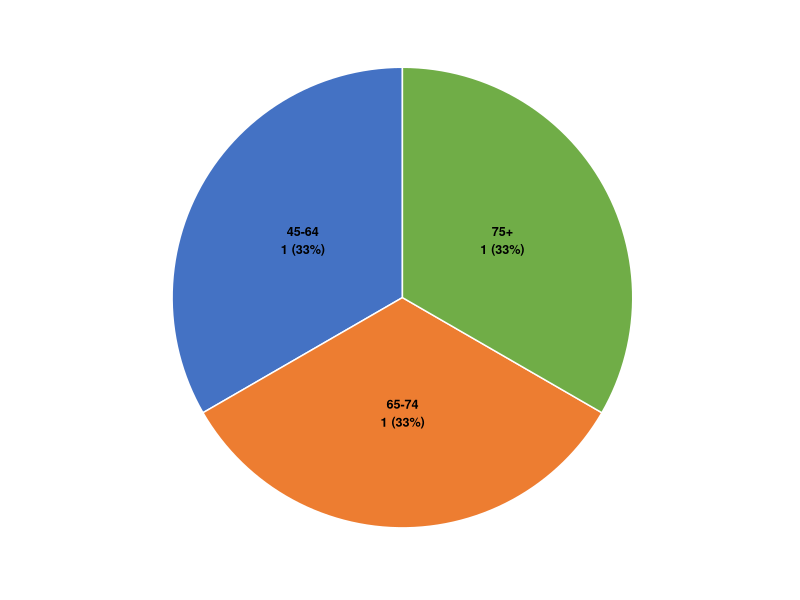
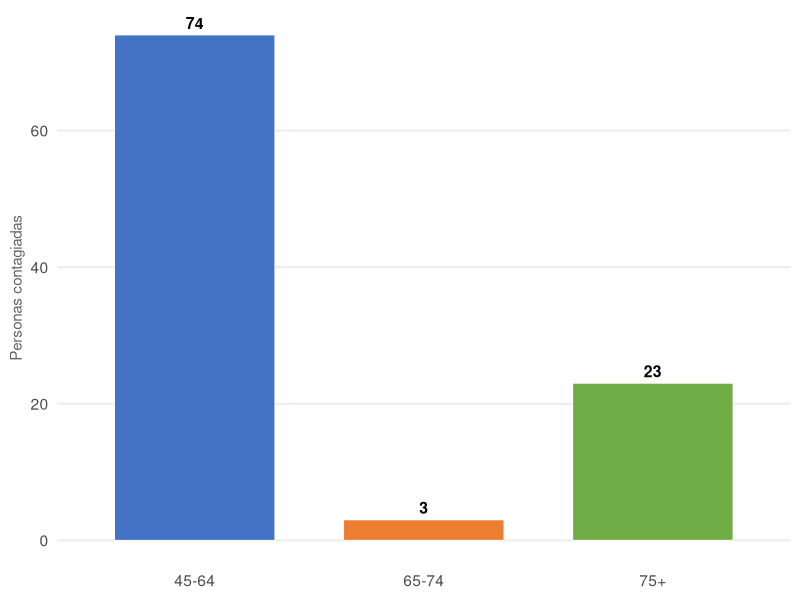
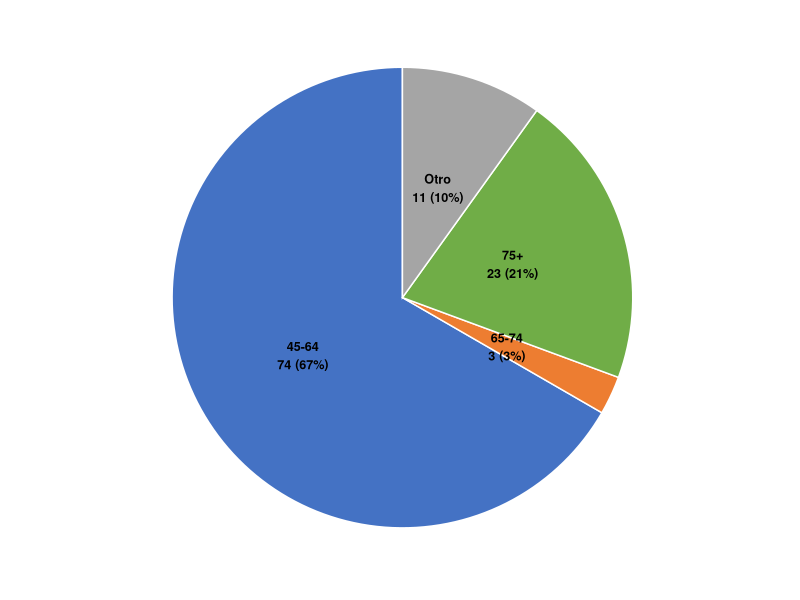
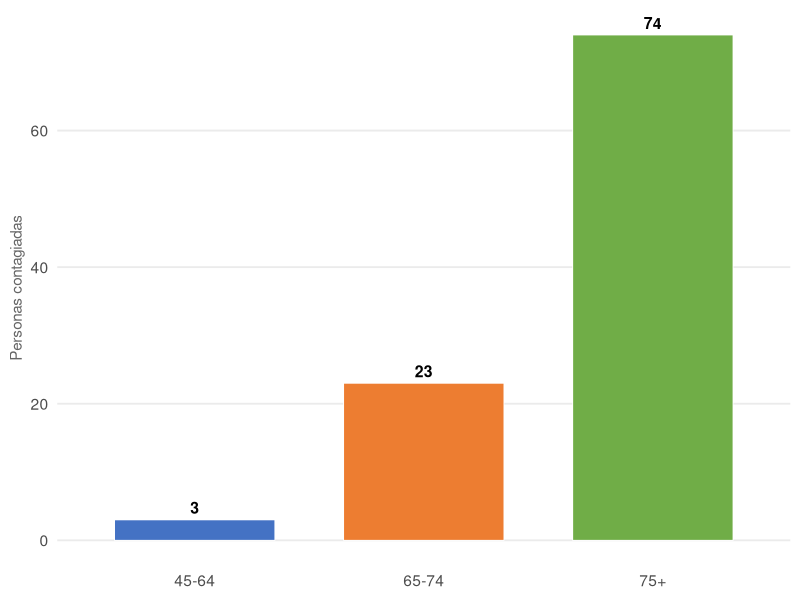

Write R code to recreate these figures, in order. (Note: this script raises an error after producing the figures.)
## ---- chunk 1
library(ggplot2)
library(testthat)

# ---- Semilla por versión ----
seed_global <- as.integer(Sys.time()) %% 100000 + sample(1:99999, 1)
set.seed(seed_global)

# ---- Rangos de edad fijos (las categorias de la tabla) ----
categorias_tabla <- c("45-64", "65-74", "75+")

# ---- Generar frecuencias dinamicas con proporciones claramente diferenciadas ----
# Restricciones: freq_dom > freq_int > freq_peq >= 2, suma = total_personas

total_personas <- sample(seq(80, 120, by = 4), 1)
freq_peq <- sample(2:6, 1)
freq_int <- round(total_personas * runif(1, 0.18, 0.30))
freq_dom <- total_personas - freq_peq - freq_int

intentos <- 0
while ((freq_dom <= freq_int || freq_int <= freq_peq || freq_peq < 2) && intentos < 100) {
  total_personas <- total_personas + sample(c(0, 4, 8), 1)
  freq_peq <- sample(2:5, 1)
  freq_int <- round(total_personas * runif(1, 0.18, 0.28))
  freq_dom <- total_personas - freq_peq - freq_int
  intentos <- intentos + 1
}
stopifnot(freq_dom > freq_int, freq_int > freq_peq, freq_peq >= 2,
          freq_dom + freq_peq + freq_int == total_personas)

frecuencias <- c(freq_dom, freq_peq, freq_int)
names(frecuencias) <- categorias_tabla

# Tabla de frecuencias para mostrar en el enunciado
tabla_datos <- data.frame(
  `Rango de edad` = categorias_tabla,
  `Personas contagiadas` = frecuencias,
  check.names = FALSE,
  stringsAsFactors = FALSE
)

# ---- Paleta de colores ICFES (sobria) ----
colores_opciones <- c(
  "45-64" = "#4472C4",
  "65-74" = "#ED7D31",
  "75+"   = "#70AD47"
)
color_extra <- "#A5A5A5"

# ---- Tema minimalista ICFES para tortas ----
tema_torta <- theme_minimal(base_size = 14) +
  theme(
    plot.title = element_blank(),
    panel.grid = element_blank(),
    axis.title = element_blank(),
    axis.text = element_blank(),
    axis.ticks = element_blank(),
    panel.border = element_blank(),
    plot.background = element_rect(fill = "white", color = NA),
    panel.background = element_rect(fill = "white", color = NA),
    legend.position = "none"
  )

# ---- Tema minimalista ICFES para barras ----
tema_barras <- theme_minimal(base_size = 14) +
  theme(
    plot.title = element_blank(),
    panel.grid.major.x = element_blank(),
    panel.grid.minor = element_blank(),
    axis.title.x = element_blank(),
    plot.background = element_rect(fill = "white", color = NA),
    panel.background = element_rect(fill = "white", color = NA),
    legend.position = "none"
  )

# ---- Función: generar torta con N categorias ----
generar_torta <- function(cats, vals, colores_vector, archivo) {
  n <- length(cats)
  props <- vals / sum(vals)
  datos <- data.frame(
    Categoria = factor(cats, levels = cats),
    Prop = props,
    Label = paste0(cats, "\n", vals, " (", round(props * 100), "%)"),
    stringsAsFactors = FALSE
  )

  p <- ggplot(datos, aes(x = "", y = Prop, fill = Categoria)) +
    geom_bar(stat = "identity", width = 1, color = "white", linewidth = 0.5) +
    coord_polar("y", start = 0) +
    scale_fill_manual(values = colores_vector) +
    geom_text(aes(label = Label),
              position = position_stack(vjust = 0.5),
              size = 3.2, fontface = "bold") +
    tema_torta

  ggsave(archivo, plot = p, width = 5, height = 5, dpi = 200, bg = "white")
  invisible(p)
}

# ---- Función: generar barras con etiquetas de valor sobre cada barra ----
generar_barras <- function(cats, vals, colores_vector, archivo) {
  datos <- data.frame(
    Categoria = factor(cats, levels = cats),
    Frecuencia = vals,
    stringsAsFactors = FALSE
  )

  p <- ggplot(datos, aes(x = Categoria, y = Frecuencia, fill = Categoria)) +
    geom_bar(stat = "identity", color = "white", linewidth = 0.3, width = 0.7) +
    scale_fill_manual(values = colores_vector) +
    geom_text(aes(label = Frecuencia), vjust = -0.5, size = 4, fontface = "bold") +
    tema_barras +
    labs(y = "Personas contagiadas") +
    theme(axis.title.y = element_text(size = 11, color = "gray40"))

  ggsave(archivo, plot = p, width = 5, height = 5, dpi = 200, bg = "white")
  invisible(p)
}

# ============================================================
#  V2: Opción CORRECTA = gráfico DE BARRAS (diagrama de barras)
#  Mezcla: 2 barras + 2 tortas para evitar patrones de formato
# ============================================================

# ---- Frecuencias permutadas para el distractor de barras ----
# Las categorias son correctas pero los valores estan asignados a categorias equivocadas
# Garantizar que la permutacion NO coincida con el orden original
freq_perm <- frecuencias
while (TRUE) {
  freq_perm <- sample(frecuencias)
  # Verificar que al menos un valor cambio de posición
  if (!all(freq_perm == frecuencias)) break
}

# ---- Opción CORRECTA: barras con categorias y frecuencias exactas ----
cats_correcta <- categorias_tabla
vals_correcta <- as.numeric(frecuencias)
cols_correcta <- colores_opciones

# ---- Distractor 1 (torta): categoria extra "Otro" ----
freq_extra <- sample(3:15, 1)
cats_D1 <- c(categorias_tabla, "Otro")
vals_D1 <- c(as.numeric(frecuencias), freq_extra)
cols_D1 <- c(colores_opciones, "Otro" = color_extra)

# ---- Distractor 2 (torta): áreas iguales (proporciones ignoradas) ----
cats_D2 <- categorias_tabla
vals_D2 <- c(1, 1, 1)
cols_D2 <- colores_opciones

# ---- Distractor 3 (barras): categorias correctas, valores permutados ----
cats_D3 <- categorias_tabla
vals_D3 <- as.numeric(freq_perm)
cols_D3 <- colores_opciones

# ---- Pool de opciones ANTES de mezclar ----
opciones_pre_mezcla <- list(
  correcta = list(
    tipo     = "correcto",
    cats     = cats_correcta,
    vals     = vals_correcta,
    cols     = cols_correcta,
    formato  = "barras",
    archivo  = "diagrama_correcta.png",
    error_codigo  = "NINGUNO",
    error_nombre  = "Representación correcta",
    descripcion_corta = paste0(
      "La gráfica de barras muestra exactamente las tres categorias de edad ",
      "de la tabla (45-64, 65-74 y 75+) con alturas proporcionales a las ",
      "frecuencias registradas: ", freq_dom, ", ", freq_peq, " y ", freq_int,
      " personas contagiadas respectivamente."
    ),
    descripcion_larga = "",
    causa_raiz  = ""
  ),
  error_torta_cat_extra = list(
    tipo     = "error",
    cats     = cats_D1,
    vals     = vals_D1,
    cols     = cols_D1,
    formato  = "torta",
    archivo  = "diagrama_error1.png",
    error_codigo  = "GRAF-TOR-01",
    error_nombre  = "Inclusion de categoria espuria",
    descripcion_corta = paste0(
      "La gráfica circular incluye la categoria 'Otro' que no aparece ",
      "en la tabla de datos original."
    ),
    descripcion_larga = paste0(
      "El estudiante acepta una gráfica circular que contiene un sector adicional ",
      "etiquetado como 'Otro'. La tabla declara exactamente tres rangos de edad ",
      "cuya suma ya completa el total de ", total_personas, " personas contagiadas; ",
      "por tanto, no existe ni puede existir una categoria residual. Incluir 'Otro' ",
      "implica suponer datos que no fueron registrados y distorsiona las áreas ",
      "de los demas sectores, alterando la interpretación de la distribución real."
    ),
    causa_raiz = paste0(
      "El estudiante no verifica que todas las categorias del gráfico correspondan ",
      "exactamente a las de la tabla. La presencia del sector 'Otro' introduce una ",
      "categoria inexistente que distorsiona la distribución real."
    )
  ),
  error_torta_areas_iguales = list(
    tipo     = "error",
    cats     = cats_D2,
    vals     = vals_D2,
    cols     = cols_D2,
    formato  = "torta",
    archivo  = "diagrama_error2.png",
    error_codigo  = "GRAF-TOR-02",
    error_nombre  = "Proporciones ignoradas (áreas iguales)",
    descripcion_corta = paste0(
      "La gráfica circular muestra tres sectores de áreas aproximadamente iguales, ",
      "ignorando por completo las frecuencias reales de la tabla."
    ),
    descripcion_larga = paste0(
      "El estudiante se conforma con verificar que las etiquetas de las categorias ",
      "coinciden con las de la tabla, pero omite la verificación crucial: las áreas ",
      "de los sectores deben ser proporcionales a las frecuencias. En este caso, ",
      "los tres sectores tienen el mismo tamano (~33% cada uno), lo cual contradice ",
      "los valores de la tabla donde 45-64 concentra aproximadamente el ",
      round(100 * freq_dom / total_personas), "% de los casos, mientras que ",
      "65-74 representa solo el ", round(100 * freq_peq / total_personas),
      "%. Una gráfica circular fiel debe reflejar estas diferencias en las áreas."
    ),
    causa_raiz = paste0(
      "El estudiante verifica la coincidencia de etiquetas (nombres de categorias) ",
      "pero no realiza la verificación visual de proporcionalidad entre áreas y ",
      "frecuencias. Confunde 'tener las categorias correctas' con 'representar la ",
      "distribución correctamente'."
    )
  ),
  error_barras_vals_permutados = list(
    tipo     = "error",
    cats     = cats_D3,
    vals     = vals_D3,
    cols     = cols_D3,
    formato  = "barras",
    archivo  = "diagrama_error3.png",
    error_codigo  = "GRAF-BAR-01",
    error_nombre  = "Alturas de barras intercambiadas",
    descripcion_corta = paste0(
      "La gráfica de barras tiene las categorias correctas, pero las alturas ",
      "no corresponden a las frecuencias reales de cada grupo de edad en la tabla."
    ),
    descripcion_larga = paste0(
      "El estudiante verifica que las tres categorias del eje horizontal coinciden ",
      "con las de la tabla y asume que la gráfica es correcta. Sin embargo, aunque ",
      "las etiquetas de las barras son las correctas (45-64, 65-74, 75+), las ",
      "alturas no reflejan las frecuencias reales registradas. Por ejemplo, la ",
      "categoria 45-64 que en la tabla tiene ", freq_dom, " personas contagiadas ",
      "podría mostrar una altura correspondiente a otra categoria. Elegir el tipo ",
      "de gráfica y verificar las categorias no basta: hay que comprobar que cada ",
      "barra tenga la altura exacta que le corresponde según la tabla."
    ),
    causa_raiz = paste0(
      "El estudiante realiza una verificación parcial: confirma que el formato ",
      "(barras) es valido y que las categorias coinciden, pero omite la comparación ",
      "sistematica entre la altura de cada barra y la frecuencia registrada para ",
      "esa categoria en la tabla. Asumir que categorias correctas implican valores ",
      "correctos es un error de verificación incompleta."
    )
  )
)

# ---- Mezclar internamente las opciones (sample()) ----
opciones_mezcladas <- sample(opciones_pre_mezcla)

# Asignar letras A, B, C, D al orden mezclado
letras <- c("A", "B", "C", "D")
names(opciones_mezcladas) <- letras

# Identificar posición de la opción correcta
indice_correcto <- which(sapply(opciones_mezcladas, function(x) x$tipo == "correcto"))
stopifnot(length(indice_correcto) == 1)

# Vector solución para R-exams
solucion <- rep(0, 4)
solucion[indice_correcto] <- 1

# Variable letra_correcta (SOLO para logs/stderr, NUNCA en Solution renderizada — regla #19)
letra_correcta <- letras[indice_correcto]
message("DEBUG: letra_correcta = ", letra_correcta)

# ---- Generar los 4 archivos PNG (diagrama_a.png, etc.) ----
for (letra in letras) {
  opc <- opciones_mezcladas[[letra]]
  archivo_salida <- paste0("diagrama_", tolower(letra), ".png")
  opc$archivo <- archivo_salida

  if (opc$formato == "torta") {
    generar_torta(opc$cats, opc$vals, opc$cols, archivo_salida)
  } else {
    generar_barras(opc$cats, opc$vals, opc$cols, archivo_salida)
  }
}

# ---- Mapeo letra -> tipo para la Solution ----
mapeo_letras_tipo <- setNames(
  sapply(opciones_mezcladas, function(x) x$tipo),
  letras
)

# ---- Pool de reflexiones metacognitivas ----
reflexiones_metacognitivas <- c(
  "Interpretar correctamente una gráfica requiere verificar tres elementos: las categorias representadas, las proporciones entre ellas y la correspondencia con la tabla de datos original.",
  "Un error frecuente al leer gráficos es detenerse en la primera coincidencia (por ejemplo, 'las categorias existen') sin verificar si las alturas o áreas reflejan fielmente los valores numericos de cada categoria.",
  "Antes de elegir una representación gráfica, conviene preguntarse: ¿estan todas las categorias de la tabla? ¿hay categorias que no aparecen en los datos? ¿las alturas o áreas son proporcionales a los valores?",
  "La alfabetizacion estadística incluye la capacidad de detectar cuando un gráfico distorsiona la información, ya sea agregando datos inexistentes, igualando proporciones desiguales o intercambiando los valores entre categorias.",
  "Cuando evaluamos representaciones gráficas, debemos desconfiar de las que 'se ven bien' pero no resisten una comparación sistematica con la tabla de datos que pretenden representar.",
  "Un gráfico de barras es fiel a los datos cuando cada barra tiene una altura proporcional a la frecuencia de su categoria. Si dos barras tienen alturas intercambiadas, la información se distorsiona aunque las etiquetas sean correctas.",
  "Verificar que las categorias del gráfico coinciden con las de la tabla es necesario pero no suficiente: también hay que comprobar que los valores representados correspondan exactamente a los de la tabla.",
  "La verificación completa de un gráfico estadístico exige comparar categoria por categoria entre la tabla y la representación visual, sin asumir que una coincidencia parcial garantiza la fidelidad total."
)
reflexion <- sample(reflexiones_metacognitivas, 1)

# ---- Contextos narrativos creativos (pool de 8 plantillas variadas) ----
contextos <- list(
  list(
    plantilla = function(total) {
      stems <- c(
        paste0("Durante el seguimiento semanal de un brote viral, un pequeño hospital registro los casos confirmados entre sus pacientes. La tabla muestra la distribución de las ", total, " personas contagiadas según su rango de edad."),
        paste0("El comité de vigilancia epidemiologica de un hospital local documento los contagios detectados en una semana. Los ", total, " casos se distribuyeron por edad de la siguiente manera:"),
        paste0("Al cierre del mes, un centro de salud recopilo la información de todos los pacientes que resultaron positivos para el virus. En total fueron ", total, " personas, clasificadas por grupo etario:")
      )
      sample(stems, 1)
    }
  ),
  list(
    plantilla = function(total) {
      stems <- c(
        paste0("Las autoridades de salud necesitan entender como afecta el virus a los distintos grupos de edad. Un hospital reporto ", total, " casos confirmados distribuidos así:"),
        paste0("Para disenar una campana de prevencion, el departamento de salud publica solicito los datos de contagios por edad. El hospital entrego esta tabla con ", total, " personas contagiadas:"),
        paste0("Un equipo de investigacion medica analiza la relación entre la edad y la probabilidad de contagio. Como primer paso, reunieron los datos de ", total, " pacientes infectados en el hospital:")
      )
      sample(stems, 1)
    }
  ),
  list(
    plantilla = function(total) {
      stems <- c(
        paste0("El boletin informativo del Hospital Regional publico las cifras de contagios de la ultima quincena. De las ", total, " personas que resultaron positivas, la distribución por edad fue:"),
        paste0("En la sección de salud del periódico local, se informo que un hospital del municipio atendio ", total, " casos de contagio en los ultimos dias. La clasificación por grupo de edad mostro los siguientes resultados:"),
        paste0("Según el reporte oficial del centro de salud, los ", total, " nuevos casos confirmados se concentraron en los siguientes rangos de edad:")
      )
      sample(stems, 1)
    }
  ),
  list(
    plantilla = function(total) {
      stems <- c(
        paste0("La doctora a cargo de la sala de aislamiento organizo los expedientes de sus pacientes por grupo de edad. Con ", total, " personas bajo observación, los datos se resumieron así:"),
        paste0("El jefe de enfermeria preparo un informe para la dirección del hospital. Durante el pico de contagios, se atendieron ", total, " pacientes cuya distribución etaria fue:")
      )
      sample(stems, 1)
    }
  ),
  list(
    plantilla = function(total) {
      stems <- c(
        paste0("La oficina de estadística del Ministerio de Salud recibió los datos consolidados de un hospital centinela. El resumen de ", total, " personas contagiadas, agrupadas por edad, es el siguiente:"),
        paste0("El sistema de vigilancia centinela reporto los casos de un brote local. La caracterizacion de las ", total, " personas afectadas por grupo etario fue:")
      )
      sample(stems, 1)
    }
  ),
  list(
    plantilla = function(total) {
      stems <- c(
        paste0("¿Como se distribuyeron los contagios entre los distintos grupos de edad atendidos en el hospital? La tabla siguiente responde a esta pregunta con los datos de ", total, " personas que dieron positivo:"),
        paste0("¿Afecta el virus por igual a todas las edades? Para responder, un hospital analizo sus ", total, " casos confirmados y los clasifico de la siguiente forma:")
      )
      sample(stems, 1)
    }
  ),
  list(
    plantilla = function(total) {
      stems <- c(
        paste0("Al revisar los archivos de la semana, el director del hospital noto un patrón en las edades de los pacientes contagiados. Pidió al equipo de registros que tabulara los ", total, " casos y el resultado fue:"),
        paste0("Revisando el historial clinico de los ultimos dias, la epidemiologa del hospital encontro que los ", total, " contagios confirmados presentaban la siguiente composicion por edad:")
      )
      sample(stems, 1)
    }
  ),
  list(
    plantilla = function(total) {
      stems <- c(
        paste0("—Necesito saber en que grupos de edad se estan concentrando los casos —solicito la directora del hospital. El equipo medico entrego esta tabla con ", total, " pacientes:"),
        paste0("—¿Cual es el perfil de edad de los contagiados? —pregunto el coordinador de la sala de urgencias. Los registros de ", total, " pacientes mostraron lo siguiente:")
      )
      sample(stems, 1)
    }
  )
)

# Seleccionar contexto aleatorio
ctx <- contextos[[sample(length(contextos), 1)]]
enunciado_contexto <- ctx$plantilla(total_personas)

# ---- Pool de errores conceptuales (para referencia en Solution) ----
errores_conceptuales <- list(
  list(
    codigo = "GRAF-TOR-01",
    nombre = "Inclusion de categoria espuria",
    descripcion_corta = paste0("La gráfica circular incluye una categoria adicional que no esta en la tabla ('Otro'), creando un sector que no corresponde a ningun dato real."),
    descripcion_larga = paste0("El estudiante acepta una gráfica con categorias que no aparecen en los datos. Al introducir un sector adicional, la gráfica distorsiona la distribución real porque (a) la suma de todas las categorias de la tabla ya es el total de ", total_personas, " y (b) no hay registros de personas en una categoria 'Otro'. La presencia de este sector modifica las áreas de los demas sectores, alterando la interpretación de la distribución."),
    causa_raiz = "El estudiante no contrasta la lista de categorias del gráfico con la tabla de datos. Se enfoca en que 'la mayoría' de las categorias coinciden sin exigir una correspondencia exacta."
  ),
  list(
    codigo = "GRAF-TOR-02",
    nombre = "Proporciones ignoradas (áreas iguales)",
    descripcion_corta = paste0("La gráfica circular muestra tres sectores de áreas aproximadamente iguales (~33% cada uno), ignorando que la tabla tiene proporciones claramente diferentes: ", round(100 * freq_dom / total_personas), "%, ", round(100 * freq_peq / total_personas), "% y ", round(100 * freq_int / total_personas), "%."),
    descripcion_larga = paste0("El estudiante verifica las etiquetas de las categorias y, al encontrar que coinciden con la tabla, da por valida la gráfica. Sin embargo, las áreas de los sectores son todas iguales, lo cual contradice directamente los valores de la tabla: el grupo 45-64 concentra aproximadamente el ", round(100 * freq_dom / total_personas), "% de los casos, mientras que 65-74 representa solo el ", round(100 * freq_peq / total_personas), "%. Una gráfica circular fiel debe reflejar estas diferencias en las áreas de los sectores."),
    causa_raiz = "El estudiante reduce la validación de una gráfica circular a la verificación de etiquetas, omitiendo el elemento central de este tipo de representación: la proporcionalidad entre el área de cada sector y la frecuencia de la categoria."
  ),
  list(
    codigo = "GRAF-BAR-01",
    nombre = "Alturas de barras intercambiadas entre categorias",
    descripcion_corta = paste0("La gráfica de barras muestra las tres categorias correctas pero con alturas que no corresponden a las frecuencias de la tabla: los valores estan asignados a categorias equivocadas."),
    descripcion_larga = paste0("El estudiante verifica que las categorias del eje horizontal coinciden con las de la tabla y asume que la gráfica es correcta. Sin embargo, aunque las etiquetas son correctas (45-64, 65-74, 75+), las alturas de las barras no reflejan las frecuencias reales. La categoria 45-64 tiene ", freq_dom, " personas en la tabla, pero en el gráfico aparece con una altura que corresponde a otra categoria. Este error es particularmente peligroso porque el formato (barras) y las etiquetas son correctos, lo que puede generar una falsa sensacion de verificación completa."),
    causa_raiz = "El estudiante realiza una verificación en dos pasos —confirmar el formato y confirmar las categorias— pero omite el tercer paso crucial: comparar sistematicamente la altura de cada barra con la frecuencia registrada para esa categoria específica en la tabla."
  )
)

# ---- Verificaciones internas (stopifnot base R) ----
hashes <- sapply(letras, function(l) {
  opc <- opciones_mezcladas[[l]]
  digest::digest(list(cats = opc$cats, vals = opc$vals))
})
stopifnot(length(unique(hashes)) == 4)

stopifnot(sum(solucion) == 1)

stopifnot(length(categorias_tabla) == 3,
          sum(frecuencias) == total_personas)

# Verificar que la opción correcta es de barras y tiene los datos exactos
opc_correcta <- opciones_mezcladas[[letra_correcta]]
stopifnot(opc_correcta$formato == "barras",
          length(opc_correcta$cats) == 3,
          all(sort(opc_correcta$cats) == sort(categorias_tabla)),
          all(opc_correcta$vals == as.numeric(frecuencias)))

# Verificar que hay exactamente 2 barras y 2 tortas
formatos <- sapply(opciones_mezcladas, function(x) x$formato)
stopifnot(sum(formatos == "barras") == 2,
          sum(formatos == "torta") == 2)

# Verificar que el distractor de áreas iguales tiene valores identicos
idx_iguales <- which(sapply(opciones_mezcladas, function(x) x$error_codigo == "GRAF-TOR-02"))
stopifnot(length(idx_iguales) == 1,
          length(unique(opciones_mezcladas[[idx_iguales]]$vals)) == 1)

# Verificar que todos los archivos PNG existen y tienen tamano razonable
for (letra in letras) {
  archivo <- paste0("diagrama_", tolower(letra), ".png")
  stopifnot(file.exists(archivo),
            file.info(archivo)$size > 1000)
}

# ---- Tabla en formato Markdown para el enunciado ----
tabla_md <- paste0(
  "| Rango de edad | Personas contagiadas |\n",
  "|------------|----------------------|\n",
  paste(sapply(1:3, function(i) {
    sprintf("| %s | %d |", categorias_tabla[i], frecuencias[i])
  }), collapse = "\n"),
  "\n| **Total** | **", total_personas, "** |"
)
## ---- chunk 2
# Identificar la opción correcta por su descripción (NO por letra — regla #19)
opc_correcta <- opciones_mezcladas[[letra_correcta]]

cat(paste0(
  "**Argumento valido:** \"", opc_correcta$descripcion_corta, "\"\n\n"
))

cat(paste0(
  "La representación gráfica que reproduce fielmente la distribución de la tabla es ",
  "la **gráfica de barras** que muestra **tres barras** correspondientes a los tres ",
  "rangos de edad registrados (45-64, 65-74 y 75+), cuyas alturas son exactamente ",
  "iguales a las frecuencias de la tabla. En este caso:\n\n",
  "- La barra de **45-64** tiene una altura de **", freq_dom, "** personas ",
  "(de un total de ", total_personas, ").\n",
  "- La barra de **65-74** tiene una altura de **", freq_peq, "** personas ",
  "(de un total de ", total_personas, ").\n",
  "- La barra de **75+** tiene una altura de **", freq_int, "** personas ",
  "(de un total de ", total_personas, ").\n\n",
  "La clave para identificar la representación correcta es verificar simultaneamente ",
  "tres condiciones: (1) que las categorias del gráfico coincidan **exactamente** con ",
  "las de la tabla, (2) que la altura de cada barra (o el área de cada sector, según ",
  "el tipo de gráfica) sea proporcional a la frecuencia de su categoria, y (3) que ",
  "el total de personas representadas coincida con el total de la tabla."
))

# Mostrar la gráfica de la opción correcta
cat(paste0("\n\n**Gráfica que representa correctamente la distribución:**\n\n"))
cat(paste0("![](diagrama_", tolower(letra_correcta), ".png){width=65%}\n"))
## ---- chunk 3
# Recorrer las 3 opciones de error, identificandolas por código de error (NO por letra — regla #19)
for (l in letras) {
  opc <- opciones_mezcladas[[l]]
  if (opc$tipo != "correcto") {
    cat(paste0(
      "\n---\n\n",
      "**", opc$error_codigo, " — ", opc$error_nombre, "**\n\n",
      "*Argumento:* \"", opc$descripcion_corta, "\"\n\n",
      opc$descripcion_larga, "\n"
    ))
  }
}
